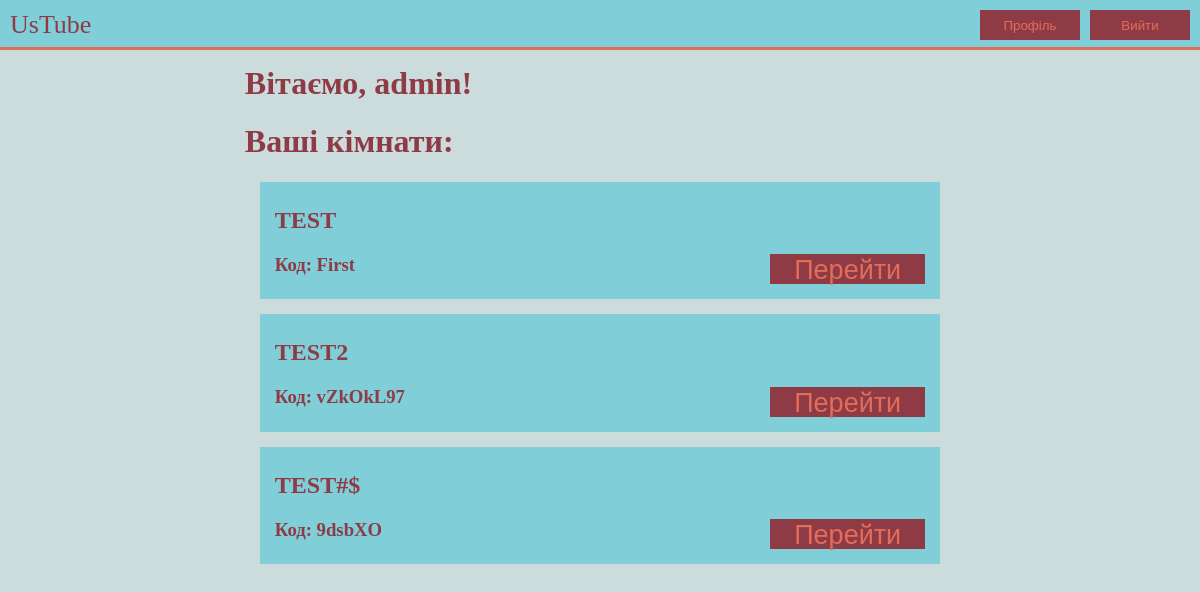
/profile (signed in), run on an earlier commit of the app's database.
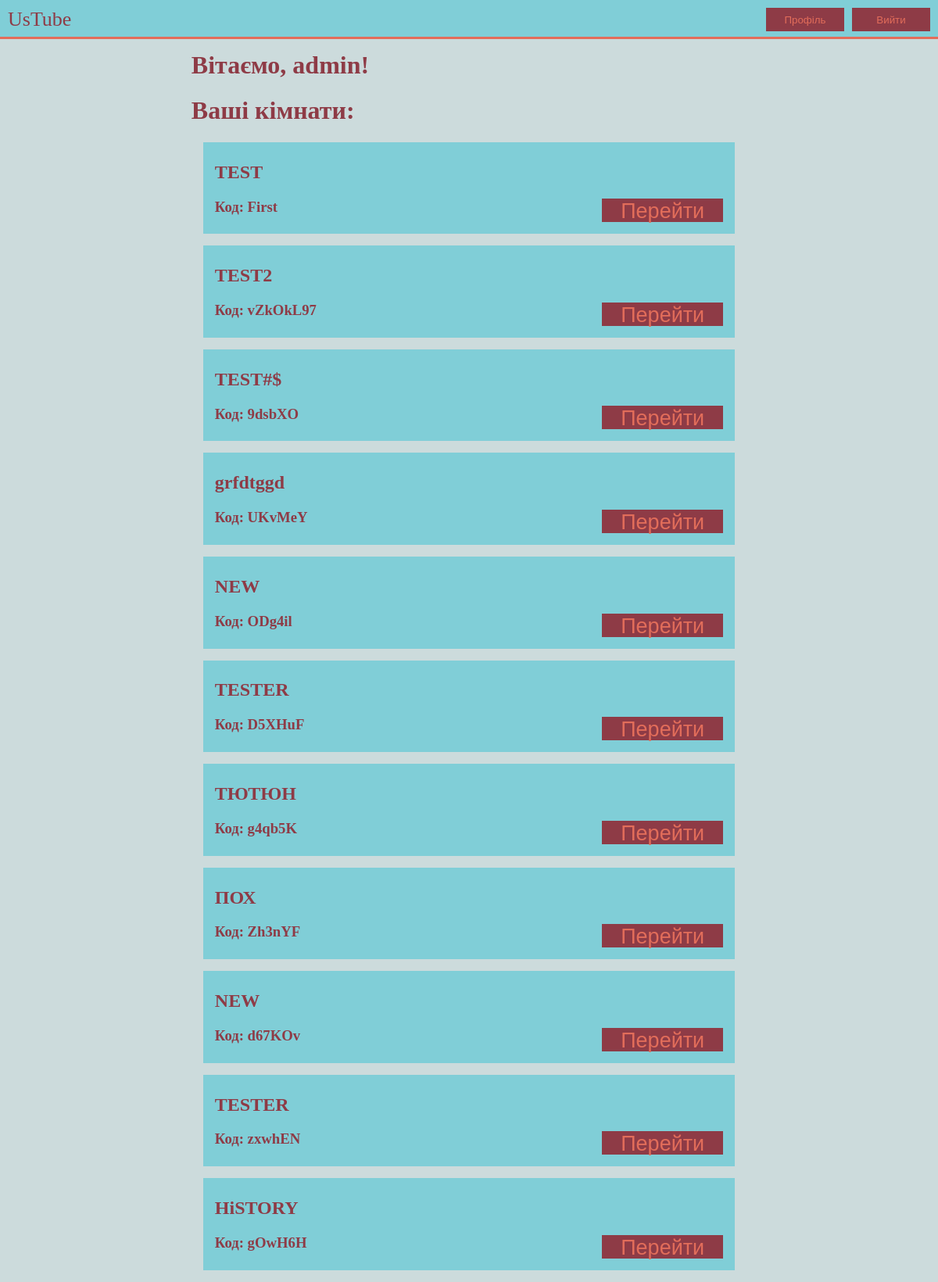
And on a later commit of the database.
### rooms/models.py (models this page shows, shortened)
class Room(models.Model):
    name = models.CharField(max_length = 40)
    code = models.CharField(max_length = 20, default = generate_random_code())
    user = models.ForeignKey(User, on_delete=models.CASCADE)
    link = models.URLField(max_length = 150)
    videocode = models.CharField(max_length = 20, default ='ERROR', editable = True)

### rooms/views.py (the view)
# urls.py: path('profile', profileview, name='profile')
def profileview(request):
    if request.user.is_authenticated:
        user = request.user
        rooms = Room.objects.all().filter(user=user)
        ctx = {'rooms':rooms}
        return render(request, 'rooms/profile.html', ctx)
    else:
        return PermissionDenied()

### templates/rooms/profile.html
{% extends 'main.html' %}
{% load static %}
{% block css %}
<link rel="stylesheet" href="{% static 'css/main.css' %}">
{% endblock %}
{% block content %}
<h1>Вітаємо, {{ request.user }}!</h1>
<h1>Ваші кімнати:</h1>
{% for room in rooms %}
    <div class="roompreview">
        <h2>{{ room.name }}</h2>
        <h3>Код: {{ room.code }}</h3>
        <a href="{% url 'rooms:room' room.code %}"><button class="button" type="button">Перейти</button></a>
    </div>
{% endfor %}
{% endblock %}

### templates/main.html (shortened to what this page needs)
{% load static %}
<!DOCTYPE html>
<html lang="en">
<head>
    {% block css %}{% endblock %}
</head>
<body>
    <nav>UsTube
        {% if request.user.is_authenticated %}
        <a href="{% url 'users:logout' %}"><button class="loginbutton">Вийти</button></a>
        {% else %}
        <a href="{% url 'users:login' %}"><button class="loginbutton">Увійти</button></a>
        {% endif %}
        {% if request.user.is_authenticated %}
        <a href="{% url 'rooms:profile' %}"><button class="profilebutton">Профіль</button></a>
        {% endif %}
    </nav>
    <div class="main">
    {% block content %}{% endblock %}
    </div>
</body>
</html>

### static/css/main.css (style rules this page uses)
nav { position: absolute; left: 0px; top: 0px; height: 50px; width: 100%; padding: 10px; border-bottom: 3px solid #E26D5A; background-color: #80CED7; box-sizing: border-box; font-size: 26px; font-family: Tahoma; color: #8E3B46; }
.loginbutton { height: 30px; position: absolute; right: 0px; top: 0px; width: 100px; box-sizing: border-box; margin: 10px; border: none; border-radius: 0px; background-color: #8E3B46; color: #E26D5A; }
.profilebutton { height: 30px; position: absolute; right: 110px; top: 0px; width: 100px; box-sizing: border-box; margin: 10px; border: none; border-radius: 0px; background-color: #8E3B46; color: #E26D5A; }
body { display: block; margin: 8px; background-color: #CCDBDC; font-family: Tahoma; color: #8E3B46; }
.main { background-color: #CCDBDC; margin: auto; margin-top: 65px; width: 60%; min-width: 700px; }
.roompreview { background-color: #80CED7; position: relative; padding: 5px 0px 5px 15px; margin: 15px; }
.roompreview > a { position: absolute; bottom: 5px; right: 15px; }
.roompreview > a > button { height: 30px; width: 155px; box-sizing: border-box; border: none; border-radius: 0px; background-color: #8E3B46; color: #E26D5A; margin-bottom: 10px; font-size: 27px; }

What changed in the data, as far as the page shows it:
added Room: name "grfdtggd", code "UKvMeY"
added Room: name "NEW", code "ODg4il"
added Room: name "TESTER", code "D5XHuF"
added Room: name "ТЮТЮН", code "g4qb5K"
added Room: name "ПОХ", code "Zh3nYF"
added Room: name "NEW", code "d67KOv"
added Room: name "TESTER", code "zxwhEN"
added Room: name "HiSTORY", code "gOwH6H"
